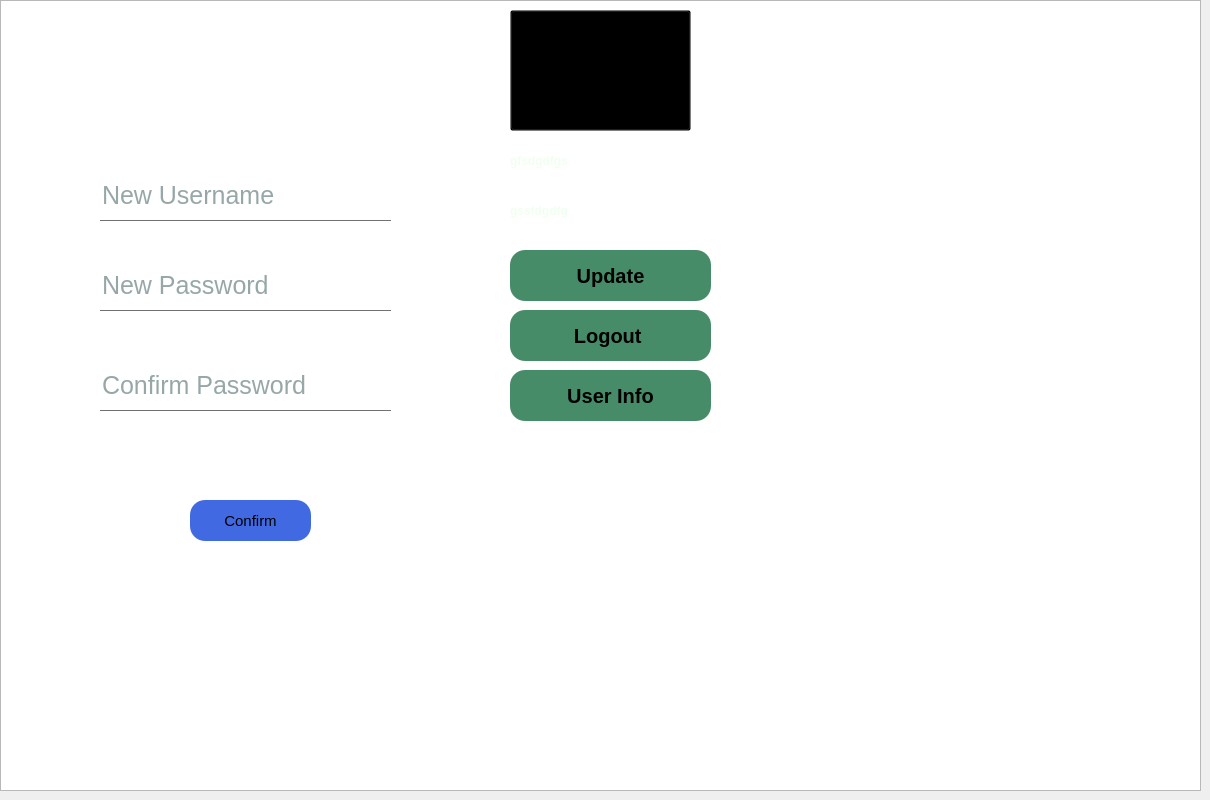
    <widget class="QWidget" name="page_6">
     <widget class="QGraphicsView" name="graphicsView_2">
      <property name="geometry">
       <rect>
        <x>0</x>
        <y>0</y>
        <width>1201</width>
        <height>791</height>
       </rect>
      </property>
      <property name="styleSheet">
       <string notr="true">background:url(:/dd/other/8eKYud.jpg);</string>
      </property>
     </widget>
     <widget class="QFrame" name="admin_update_frame">
      <property name="geometry">
       <rect>
        <x>50</x>
        <y>100</y>
        <width>441</width>
        <height>451</height>
       </rect>
      </property>
      <property name="styleSheet">
       <string notr="true">background:transparent;
border-radius:50px;</string>
      </property>
      <property name="frameShape">
       <enum>QFrame::StyledPanel</enum>
      </property>
      <property name="frameShadow">
       <enum>QFrame::Raised</enum>
      </property>
      <widget class="QLineEdit" name="edit_admin_name">
       <property name="geometry">
        <rect>
         <x>50</x>
         <y>70</y>
         <width>291</width>
         <height>51</height>
        </rect>
       </property>
       <property name="styleSheet">
        <string notr="true">QLineEdit
{
font-size:25px;
background:transparent;
border:none;
color:   #2F4F4F;
border-bottom:0.5px solid #717072;
}
	
</string>
       </property>
       <property name="inputMask">
        <string/>
       </property>
       <property name="text">
        <string/>
       </property>
       <property name="placeholderText">
        <string>New Username</string>
       </property>
      </widget>
      <widget class="QLineEdit" name="edit_admin_pass">
       <property name="geometry">
        <rect>
         <x>50</x>
         <y>160</y>
         <width>291</width>
         <height>51</height>
        </rect>
       </property>
       <property name="styleSheet">
        <string notr="true">QLineEdit
{
font-size:25px;
background:transparent;
border:none;
color:    #2F4F4F;
border-bottom:0.5px solid #717072;
}
	
</string>
       </property>
       <property name="inputMask">
        <string/>
       </property>
       <property name="text">
        <string/>
       </property>
       <property name="echoMode">
        <enum>QLineEdit::Password</enum>
       </property>
       <property name="placeholderText">
        <string>New Password</string>
       </property>
      </widget>
      <widget class="QLineEdit" name="edit_admin_pass_confirm">
       <property name="geometry">
        <rect>
         <x>50</x>
         <y>260</y>
         <width>291</width>
         <height>51</height>
        </rect>
       </property>
       <property name="styleSheet">
        <string notr="true">QLineEdit
{
font-size:25px;
background:transparent;
border:none;
color:   #2F4F4F;
border-bottom:0.5px solid #717072;
}
	
</string>
       </property>
       <property name="inputMask">
        <string/>
       </property>
       <property name="text">
        <string/>
       </property>
       <property name="echoMode">
        <enum>QLineEdit::Password</enum>
       </property>
       <property name="placeholderText">
        <string>Confirm Password</string>
       </property>
      </widget>
      <widget class="QPushButton" name="admin_update_confirm_button">
       <property name="geometry">
        <rect>
         <x>140</x>
         <y>400</y>
         <width>121</width>
         <height>41</height>
        </rect>
       </property>
       <property name="styleSheet">
        <string notr="true">QPushButton
{
font-size:15px;
background:  #4169E1;
border-radius:15px;
}

QPushButton:hover
{
color:white;
border-radius:20px;
background:   #3CB371;
}</string>
       </property>
       <property name="text">
        <string>Confirm</string>
       </property>
      </widget>
      <widget class="QPushButton" name="admin_update_close_button">
       <property name="geometry">
        <rect>
         <x>390</x>
         <y>10</y>
         <width>51</width>
         <height>41</height>
        </rect>
       </property>
       <property name="styleSheet">
        <string notr="true">
QPushButton:hover
{
background:   	#CD5C5C;
}</string>
       </property>
       <property name="text">
        <string/>
       </property>
       <property name="icon">
        <iconset resource="resource.qrc">
         <normaloff>:/dd/other/dddd.png</normaloff>:/dd/other/dddd.png</iconset>
       </property>
       <property name="iconSize">
        <size>
         <width>45</width>
         <height>45</height>
        </size>
       </property>
      </widget>
     </widget>
     <widget class="QFrame" name="admin_frame">
      <property name="geometry">
       <rect>
        <x>370</x>
        <y>-40</y>
        <width>471</width>
        <height>501</height>
       </rect>
      </property>
      <property name="styleSheet">
       <string notr="true">background:transparent;</string>
      </property>
      <property name="frameShape">
       <enum>QFrame::StyledPanel</enum>
      </property>
      <property name="frameShadow">
       <enum>QFrame::Raised</enum>
      </property>
      <widget class="QPushButton" name="update_admin_button">
       <property name="geometry">
        <rect>
         <x>140</x>
         <y>290</y>
         <width>201</width>
         <height>51</height>
        </rect>
       </property>
       <property name="styleSheet">
        <string notr="true">QPushButton
{
font-size:20px;font-weight: bold;
background:rgb(70, 140, 104);
border-radius:15px;
}

QPushButton:hover
{
color:white;
border-radius:20px;
background: 	#87CEEB;
}</string>
       </property>
       <property name="text">
        <string>Update</string>
       </property>
       <property name="icon">
        <iconset resource="resource.qrc">
         <normaloff>:/dd/other/download-removebg-preview.png</normaloff>:/dd/other/download-removebg-preview.png</iconset>
       </property>
       <property name="iconSize">
        <size>
         <width>35</width>
         <height>35</height>
        </size>
       </property>
      </widget>
      <widget class="QPushButton" name="pushButton_65">
       <property name="geometry">
        <rect>
         <x>140</x>
         <y>50</y>
         <width>181</width>
         <height>121</height>
        </rect>
       </property>
       <property name="styleSheet">
        <string notr="true">QPushButton
{

background:  		#A9A9A9;
border-radius:15px;
}

QPushButton:hover
{
border-radius:20px;
background: 		#696969;'
}</string>
       </property>
       <property name="text">
        <string/>
       </property>
       <property name="icon">
        <iconset resource="resource.qrc">
         <normaloff>:/dd/other/admin.png</normaloff>:/dd/other/admin.png</iconset>
       </property>
       <property name="iconSize">
        <size>
         <width>75</width>
         <height>75</height>
        </size>
       </property>
      </widget>
      <widget class="QPushButton" name="user_info_button">
       <property name="geometry">
        <rect>
         <x>140</x>
         <y>410</y>
         <width>201</width>
         <height>51</height>
        </rect>
       </property>
       <property name="styleSheet">
        <string notr="true">QPushButton
{
font-size:20px;font-weight: bold;
background:rgb(70, 140, 104);
border-radius:15px;
}

QPushButton:hover
{
color:white;
border-radius:20px;
background: #6495ED;
}</string>
       </property>
       <property name="text">
        <string>User Info</string>
       </property>
       <property name="icon">
        <iconset resource="resource.qrc">
         <normaloff>:/dd/other/1 (1).png</normaloff>:/dd/other/1 (1).png</iconset>
       </property>
       <property name="iconSize">
        <size>
         <width>35</width>
         <height>35</height>
        </size>
       </property>
      </widget>
      <widget class="QLabel" name="admin_u_name_s">
       <property name="geometry">
        <rect>
         <x>140</x>
         <y>180</y>
         <width>181</width>
         <height>41</height>
        </rect>
       </property>
       <property name="styleSheet">
        <string notr="true">font: 20pt &quot;Segoe UI&quot;;
font-weight: bold;
color:	#F0FFF0;

border-bottom:1px solid 			#F0FFFF;
border-top:1px solid 			#F0FFFF;</string>
       </property>
       <property name="text">
        <string>gfsdgdfgs</string>
       </property>
      </widget>
      <widget class="QLabel" name="admin_pass_s">
       <property name="geometry">
        <rect>
         <x>140</x>
         <y>230</y>
         <width>181</width>
         <height>41</height>
        </rect>
       </property>
       <property name="styleSheet">
        <string notr="true">
font: 20pt &quot;Segoe UI&quot;;
font-weight: bold;
color:	#F0FFF0;

border-bottom:1px solid 	#000000;
border-top:1px solid 	#000000;




</string>
       </property>
       <property name="text">
        <string>gssfdgdfg</string>
       </property>
      </widget>
      <widget class="QPushButton" name="admin_logout_button">
       <property name="geometry">
        <rect>
         <x>140</x>
         <y>350</y>
         <width>201</width>
         <height>51</height>
        </rect>
       </property>
       <property name="styleSheet">
        <string notr="true">QPushButton
{
font-size:20px;font-weight: bold;
background:rgb(70, 140, 104);
border-radius:15px;
}

QPushButton:hover
{
color:white;
border-radius:20px;
background: 	#CD5C5C;
}</string>
       </property>
       <property name="text">
        <string>Logout </string>
       </property>
       <property name="icon">
        <iconset resource="resource.qrc">
         <normaloff>:/dd/other/logout_icon_151219-removebg-preview.png</normaloff>:/dd/other/logout_icon_151219-removebg-preview.png</iconset>
       </property>
       <property name="iconSize">
        <size>
         <width>35</width>
         <height>35</height>
        </size>
       </property>
      </widget>
     </widget>
    </widget>
